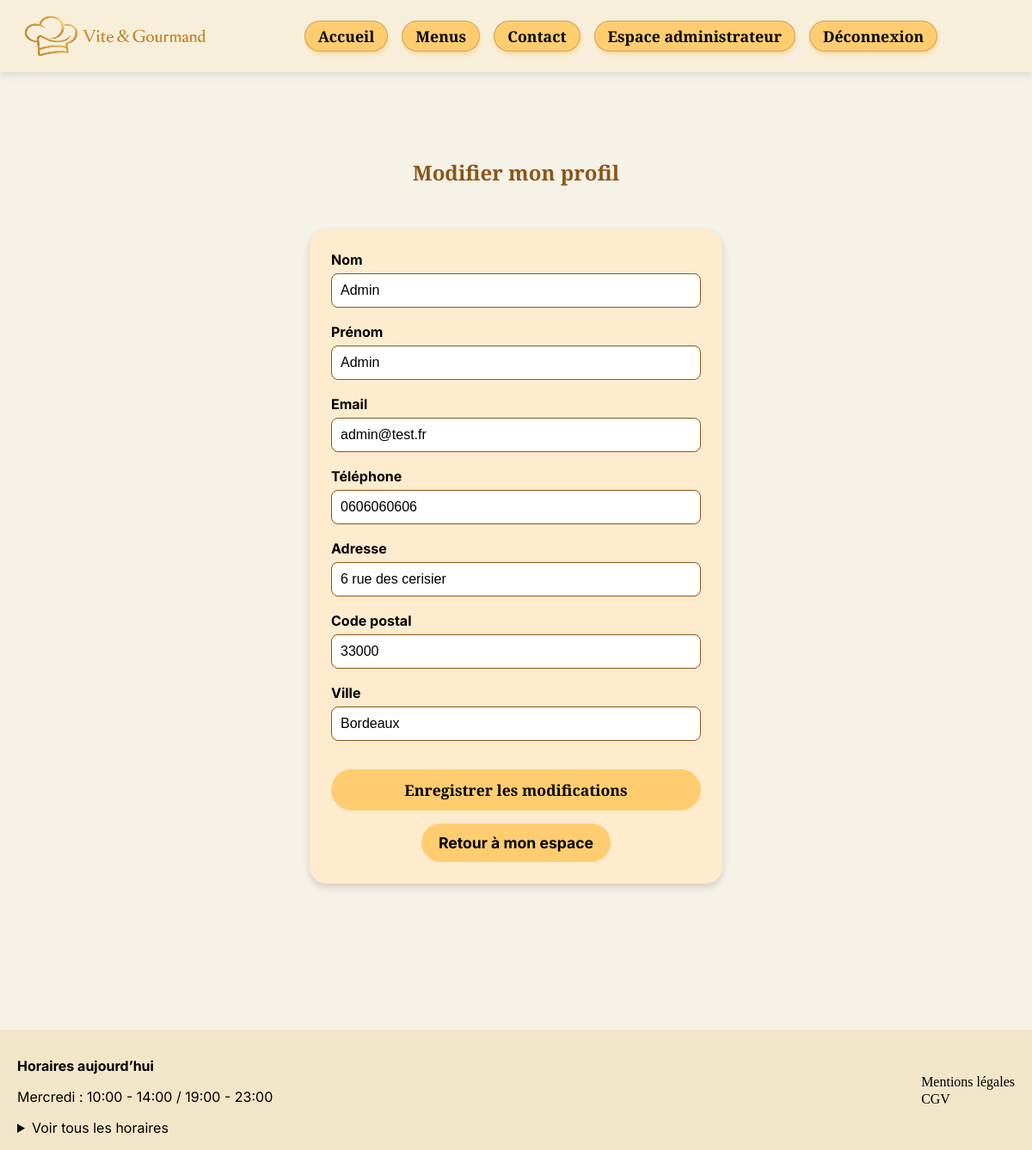
The page /public/modifier-profil.php (signed in) on the database its author committed.
### tables this page shows
CREATE TABLE `utilisateur` (
  `id` int(11) NOT NULL,
  `nom` varchar(100) NOT NULL,
  `prenom` varchar(100) NOT NULL,
  `email` varchar(255) NOT NULL,
  `telephone` varchar(20) NOT NULL,
  `adresse` varchar(255) NOT NULL,
  `code_postal` varchar(10) NOT NULL,
  `ville` varchar(100) NOT NULL,
  `mot_de_passe` varchar(255) NOT NULL,
  `date_creation` datetime NOT NULL DEFAULT current_timestamp(),
  `actif` tinyint(1) NOT NULL DEFAULT 1,
  `role_id` int(11) NOT NULL,
  `reset_token` varchar(255) DEFAULT NULL,
  `reset_token_expire` datetime DEFAULT NULL
);

### public/modifier-profil.php (the view, shortened to what this page needs)
<?php
require_once __DIR__ . '/../includes/db.php';
require_once __DIR__ . '/../includes/header.php';
$utilisateur_id = $_SESSION['utilisateur_id'];
$sql = "SELECT nom, prenom, email, telephone, adresse, code_postal, ville
        FROM utilisateur
        WHERE id = ?";
$stmt = $pdo->prepare($sql);
$stmt->execute([$utilisateur_id]);
$utilisateur = $stmt->fetch(PDO::FETCH_ASSOC);
?>
<main class="modifier-profil-page">
    <section class="modifier-profil-container">
        <h1 class="modifier-profil-title">Modifier mon profil</h1>
        <form action="modifier-profil.php" method="post" class="modifier-profil-form">
            <div class="form-group">
                <label for="nom">Nom</label>
                <input type="text" id="nom" name="nom" value="<?= htmlspecialchars($utilisateur['nom']) ?>" required>
            </div>
            <div class="form-group">
                <label for="prenom">Prénom</label>
                <input type="text" id="prenom" name="prenom" value="<?= htmlspecialchars($utilisateur['prenom']) ?>"
                    required>
            </div>
            <div class="form-group">
                <label for="email">Email</label>
                <input type="email" id="email" name="email" value="<?= htmlspecialchars($utilisateur['email']) ?>"
                    required>
            </div>
            <div class="form-group">
                <label for="telephone">Téléphone</label>
                <input type="text" id="telephone" name="telephone"
                    value="<?= htmlspecialchars($utilisateur['telephone']) ?>">
            </div>
            <div class="form-group">
                <label for="adresse">Adresse</label>
                <input type="text" id="adresse" name="adresse" value="<?= htmlspecialchars($utilisateur['adresse']) ?>">
            </div>
            <div class="form-group">
                <label for="code_postal">Code postal</label>
                <input type="text" id="code_postal" name="code_postal"
                    value="<?= htmlspecialchars($utilisateur['code_postal']) ?>">
            </div>
            <div class="form-group">
                <label for="ville">Ville</label>
                <input type="text" id="ville" name="ville" value="<?= htmlspecialchars($utilisateur['ville']) ?>">
            </div>
            <div class="form-actions">
                <button type="submit" class="btn-submit-profil">
                    Enregistrer les modifications
                </button>
                <a href="user-dashboard.php" class="btn-retour-dashboard">
                    Retour à mon espace
                </a>
            </div>
        </form>
    </section>
</main>
<?php require_once __DIR__ . '/../includes/footer.php'; ?>

### public/assets/css/style.css (style rules this page uses)
* { box-sizing: border-box; }
body { font-family: "Inter", sans-serif; background-color: #F7F2E8; color: #000; margin: 0; }
h1 { font-family: "Playfair Display", serif; }
h2, h3, nav a, button { font-family: "playfair", serif; }

### public/assets/css/auth.css (style rules this page uses)
form { max-width: 480px; margin: 50px auto; padding: 25px; background-color: #FFECCE; border-radius: 20px; box-shadow: 0 4px 10px rgba(0, 0, 0, 0.15); }
form button { width: 100%; padding: 12px; background-color: #FFCD70; border: 1px solid rgba(0, 0, 0, 0.2); border-radius: 999px; font-weight: bold; cursor: pointer; }

### public/assets/css/modifier-profil.css (style rules this page uses)
.modifier-profil-page { max-width: 800px; margin: 0 auto; padding: 30px 20px; }
.modifier-profil-container { padding: 30px; border-radius: 18px; }
.modifier-profil-title { text-align: center; color: #8C5517; margin-bottom: 25px; }
.modifier-profil-form { display: flex; flex-direction: column; gap: 18px; }
.form-group label { display: block; margin-bottom: 6px; font-weight: bold; }
.form-group input { width: 100%; padding: 10px; border: 1px solid #8C5517; border-radius: 8px; font-size: 1rem; background-color: #fff; }
.form-actions { display: flex; justify-content: center; gap: 15px; flex-wrap: wrap; margin-top: 15px; }
.btn-submit-profil, .btn-retour-dashboard { padding: 12px 20px; background-color: #FFCD70; color: #000; text-decoration: none; border: none; border-radius: 999px; font-weight: bold; cursor: pointer; text-align: center; font-size: 1.1rem; }

### rows shown on the page
utilisateur: nom "Admin", prenom "Admin", email "admin@test.fr", telephone "0606060606", adresse "6 rue des cerisier", code_postal "33000", ville "Bordeaux"
